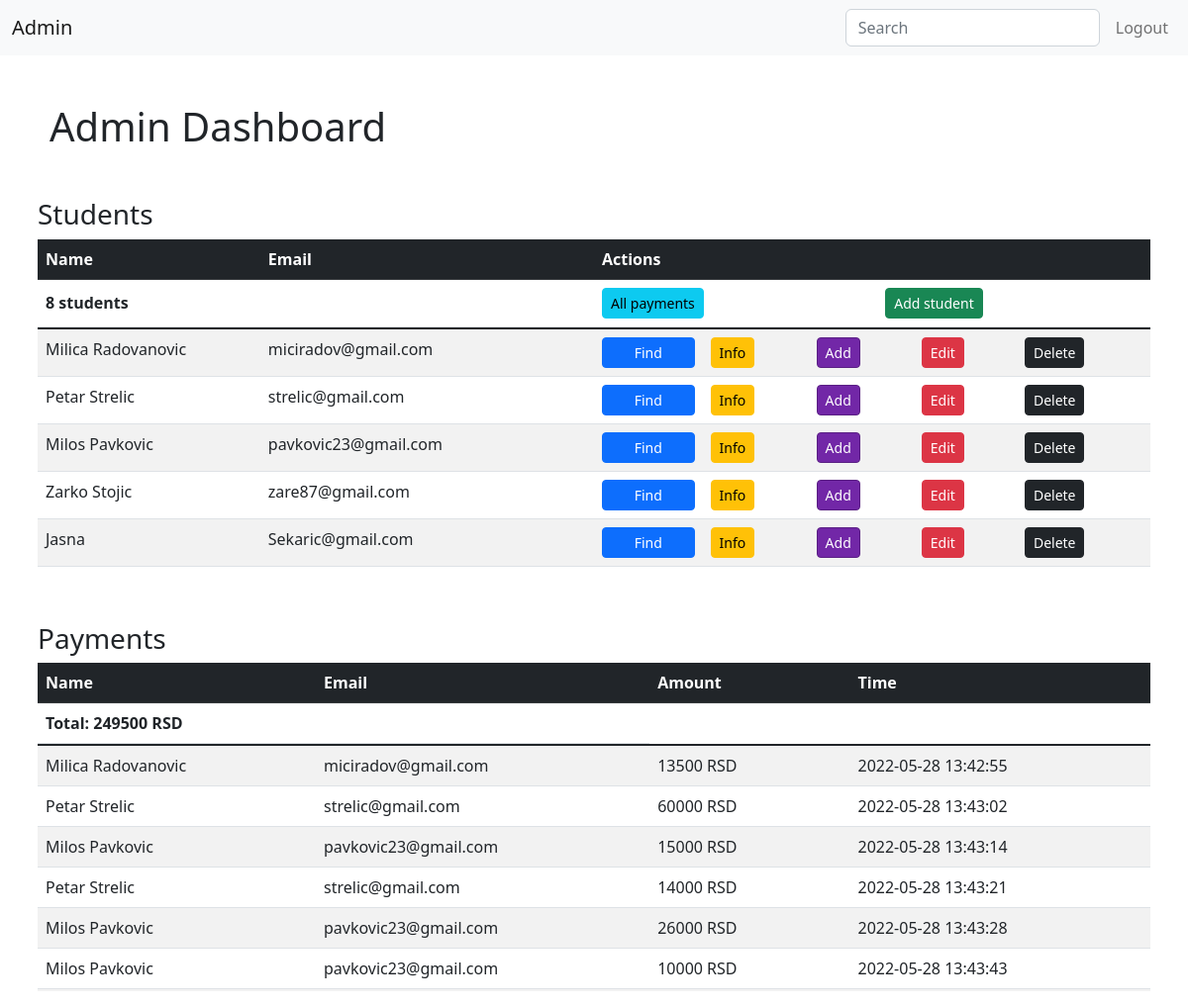
/dashboard.php (signed in), run on the app's committed database.
### tables this page shows
CREATE TABLE `students` (
  `id` int(11) NOT NULL,
  `name` varchar(255) NOT NULL,
  `email` varchar(255) NOT NULL,
  `info` varchar(255) NOT NULL,
  `created_at` timestamp NOT NULL DEFAULT current_timestamp() ON UPDATE current_timestamp()
);

CREATE TABLE `payments` (
  `id` int(11) NOT NULL,
  `student_id` int(11) NOT NULL,
  `amount` int(255) NOT NULL,
  `created_at` timestamp NOT NULL DEFAULT current_timestamp() ON UPDATE current_timestamp()
);

### dashboard.php (called while the page is built, shortened)
<?php
require 'init.php';
$admin_name = $_SESSION['name'];
$role = $_SESSION['role'];
$students = $qb->getStudents();
$payments = $qb->getPayments();
$totalStudents = $qb->getTotalStudents();
$totalPayments = $qb->getTotalPayments();
if ($_SESSION['role'] === 'admin') {
    $width = 'width: 100%';
    $text_align = '';
} else {
    $width = 'width: 100px';
    $text_align = 'text-align: center';
}
require 'views/dashboard.view.php';

### QueryBuilder.php (called while the page is built, shortened)
<?php
class QueryBuilder
{
    public $db;
    public function __construct($db)
    {
        $this->db = $db;
    }
    public function getStudents()
    {
        $query = $this->db->prepare("SELECT * FROM students");
        $query->execute();
        return $query->fetchAll(PDO::FETCH_OBJ);
    }
    public function getPayments()
    {
        $query = $this->db->prepare("SELECT p.amount, p.created_at, s.email, s.name
                                     FROM payments as p
                                     JOIN students as s ON s.id = p.student_id");
        $query->execute();
        return $query->fetchAll(PDO::FETCH_OBJ);
    }
    public function getTotalStudents()
    {
        $query = $this->db->prepare("SELECT COUNT(id) as id FROM students");
        $query->execute();
        return $query->fetch(PDO::FETCH_OBJ);
    }
    public function getTotalPayments()
    {
        $query = $this->db->prepare("SELECT SUM(amount) as totalAmount FROM payments");
        $query->execute();
        return $query->fetch(PDO::FETCH_OBJ);
    }
}
$qb = new QueryBuilder($db);

### User.php (called while the page is built, shortened)
<?php
class User
{
    public function isAdmin()
    {
        return $_SESSION['role'] === 'admin';
    }
}
$user = new User($qb);

### views/dashboard.view.php (the view, shortened to what this page needs)
<?php require 'partials/head.php' ?>
<?php require 'partials/navbar.php' ?>
<div class="private-container">
    <h1 class="mb-5 mt-5" style="text-transform:capitalize;"><?php echo $role ?> dashboard</h1>
    <div class="row">
        <div class="private-padding-right col-xxl-6">
            <h3>Students</h3>
            <table id="students-table" class="table table-striped">
                <thead class="table-dark">
                    <tr>
                        <th colspan="1" scope="col">Name</th>
                        <th colspan="1" scope="col">Email</th>
                        <th colspan="4" scope="col">Actions</th>
                    </tr>
                </thead>
                <tbody class="table-group-divider">
                    <?php foreach ($students as $student) : ?>
                        <tr>
                            <td><?php echo $student->name ?></td>
                            <td><?php echo $student->email ?></td>
                            <td style="<?php echo $text_align; ?>"><button data-email="<?php echo $student->email ?>" class="btn btn-primary btn-sm find-btn" style="<?php echo $width; ?>">Find</button></td>
                            <?php if ($user->isAdmin()) : ?>
                                <td><button data-email="<?php echo $student->email ?>" class="btn btn-warning btn-sm info-btn">Info</button></td>
                                <td><button data-email="<?php echo $student->email ?>" class="btn btn-sm payment-btn">Add</button></td>
                                <td><button data-email="<?php echo $student->email ?>" class="btn btn-danger btn-sm edit-btn">Edit</button></td>
                                <td><button data-email="<?php echo $student->email ?>" class="btn btn-dark btn-sm delete-btn">Delete</button></td>
                            <?php endif; ?>
                        </tr>
                    <?php endforeach ?>
                </tbody>
                <tfoot>
                    <tr>
                        <th><?php echo $totalStudents->id ?> students</th>
                        <th>&nbsp;</th>
                        <th class="show-all"><button data-email="" class="btn btn-info btn-sm find-btn">All payments</button></th>
                        <?php if ($user->isAdmin()) : ?>
                            <th><button class="btn btn-success btn-sm new-btn" data-bs-toggle="modal" data-bs-target="#newStudent">Add student</button></th>
                        <?php endif; ?>
                    </tr>
                </tfoot>
            </table>
        </div>
        <div class="private-padding-left col-xxl-6">
            <h3>Payments</h3>
            <table id="payments-table" class="table table-striped">
                <thead class="table-dark">
                    <tr>
                        <th scope="col">Name</th>
                        <th scope="col">Email</th>
                        <th scope="col">Amount</th>
                        <th scope="col">Time</th>
                    </tr>
                </thead>
                <tbody class="table-group-divider">
                    <?php foreach ($payments as $payment) : ?>
                        <tr>
                            <td><?php echo $payment->name ?></td>
                            <td><?php echo $payment->email ?></td>
                            <td><?php echo $payment->amount ?> RSD</td>
                            <td><?php echo $payment->created_at ?></td>
                        </tr>
                    <?php endforeach ?>
                </tbody>
                <tfoot>
                    <tr>
                        <th>Total: <?php echo $totalPayments->totalAmount ?> RSD</th>
                        <th>&nbsp;</th>
                    </tr>
                </tfoot>
            </table>
        </div>
    </div>
</div>
<?php require 'partials/bottom.php' ?>

### views/partials/head.php (shortened to what this page needs)
<!DOCTYPE html>
<html lang="en">
<head>
    <link href="https://cdn.jsdelivr.net/npm/bootstrap@5.2.0-beta1/dist/css/bootstrap.min.css" rel="stylesheet">
    <link rel="stylesheet" href="css/queries.css">
    <link rel="stylesheet" href="css/style.css">
</head>
<body>

### views/partials/navbar.php
<nav class="navbar navbar-expand-lg bg-light sticky-top">
    <div class="container-fluid">
        <div class="collapse navbar-collapse" id="navbarSupportedContent">
            <ul class="navbar-nav me-auto mb-2 mb-lg-0">
                <li class="nav-item">
                    <a class="navbar-brand" style="text-transform:capitalize;"><?php echo $admin_name ?></a>
                </li>
            </ul>
        </div>
        <form class="d-flex" role="search">
            <input class="form-control me-2" type="search" placeholder="Search" aria-label="Search">
        </form>
        <ul class="navbar-nav me-auto mb-2 mb-lg-0">
            <li class="nav-item">
                <a class="nav-link" href="logout.php">Logout</a>
            </li>
        </ul>
    </div>
</nav>

### css/queries.css (style rules this page uses)
@media (min-width: 250px) { .me-auto { margin-right: 0 !important; } }
@media (min-width: 250px) { #students-table { margin-bottom: 3rem; } }
@media (min-width: 400px) { .private-container { max-width: 380px; } }
@media (min-width: 400px) { #payments-table tfoot tr th { font-size: 10.5px; } }
@media (min-width: 515px) { .private-container { max-width: 500px; } }
@media (min-width: 515px) { #payments-table tfoot tr th { font-size: 12.5px; } }
@media (min-width: 615px) { .private-container { max-width: 550px; } }
@media (min-width: 615px) { #payments-table tfoot tr th { font-size: 14px; } }
@media (min-width: 700px) { .private-container { max-width: 650px; } }
@media (min-width: 700px) { #payments-table tfoot tr th { font-size: 16px; } }
@media (min-width: 900px) { .private-container { max-width: 850px; } }
@media (min-width: 1000px) { .private-container { max-width: 900px; } }
@media (min-width: 1200px) { .private-container { max-width: 1100px; } }
@media (min-width: 1200px) { .private-padding-left, .private-padding-right { padding: 0; } }

### css/style.css (style rules this page uses)
* { margin: 0; padding: 0; }
.private-container { margin: 0 auto; }
#payments-table tbody, #students-table tbody { display: table-caption; height: 250px; overflow-y: scroll; }
#payments-table tbody tr, #students-table tbody tr { display: inline-table; width: -webkit-fill-available; }
#payments-table thead tr th:nth-child(1) { width: 25%; }
#payments-table thead tr th:nth-child(2) { width: 30%; }
#payments-table thead tr th:nth-child(3) { width: 18%; }
#payments-table thead tr th:nth-child(4) { width: 27%; }
#payments-table tbody tr td:nth-child(1) { width: 25%; }
#payments-table tbody tr td:nth-child(2) { width: 30%; }
#payments-table tbody tr td:nth-child(3) { width: 18%; }
#payments-table tbody tr td:nth-child(4) { width: 27%; }
#students-table thead tr th:nth-child(1) { width: 20%; }
#students-table thead tr th:nth-child(2) { width: 30%; }
#students-table thead tr th:nth-child(3) { width: 50%; }
#students-table tbody tr td:nth-child(1) { width: 20%; }
#students-table tbody tr td:nth-child(2) { width: 30%; }
.payment-btn { background-color: #7227a7; border-color: #5A1F84; color:#fff; }

### data on the page
students: name "Milica Radovanovic", email "miciradov@gmail.com"
students: name "Petar Strelic", email "strelic@gmail.com"
students: name "Milos Pavkovic", email "pavkovic23@gmail.com"
students: name "Zarko Stojic", email "zare87@gmail.com"
students: name "Jasna", email "Sekaric@gmail.com"
payments: student.name "Milica Radovanovic", student.email "miciradov@gmail.com", amount "13500", created_at "2022-05-28 13:42:55"
payments: student.name "Petar Strelic", student.email "strelic@gmail.com", amount "60000", created_at "2022-05-28 13:43:02"
payments: student.name "Milos Pavkovic", student.email "pavkovic23@gmail.com", amount "15000", created_at "2022-05-28 13:43:14"
payments: student.name "Petar Strelic", student.email "strelic@gmail.com", amount "14000", created_at "2022-05-28 13:43:21"
payments: student.name "Milos Pavkovic", student.email "pavkovic23@gmail.com", amount "26000", created_at "2022-05-28 13:43:28"
payments: student.name "Milos Pavkovic", student.email "pavkovic23@gmail.com", amount "10000", created_at "2022-05-28 13:43:43"

### other printed values
$admin_name "Admin"
$role "Admin"
$totalStudents->id "8"
$totalPayments->totalAmount "249500"
